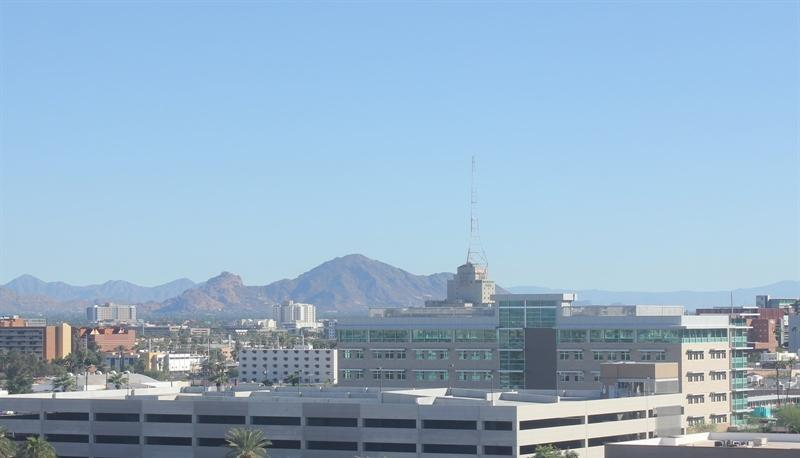
#> input picture Minggu5/dataset/images/test/day/20151101_165048.jpg, 800 x 458 px, given in place of mandrill.tiff, which was not available
$ jupyter execute --allow-errors 'Week3(1).ipynb'   (text cells are left out)
#> lines starting #> are read from the running program, lines starting #| are printed output that depends on the picture; after the words box and inside, x2 and y2 are one past the last pixel; in counts of white or black regions, pixels touching at a corner belong together; pictures that were not available may be replaced by others from this repository, and a replacement may not be noted
[cell 1]
from google.colab import drive
drive.mount('/content/drive')

[cell 2]
print(' Mengubah tingkat kecerahan citra ')
print('----------------------------------')
try:
  brightness = int(input('Masukkan nilai kecerahan: '))
#> the answer given: 3
except ValueError:
  print('Error, not a number')
#> (the rest of this cell did not finish here and is left out)

[cell 3]
print(' Mengubah kontras dan tingkat kecerahan citra ')
print('----------------------------------------------')

try:
  brightness = int(input('Masukan tingkat kecerahan [-255 - 255]:'))
#> the answer given: 3
  contrast = float(input('Masukkan kontras [1.0 - 3.0]:'))
#> the answer given: 1
except ValueError:
  print('Error, not a number')

#> (the rest of this cell did not finish here and is left out)

[cell 4]
print(' Mengubah tingkat kecerahan citra dengan Transformasi Log')
print('----------------------------------------------')

try:
  brightness = int(input('Masukkan nilai kecerahan:'))
#> the answer given: 3
except ValueError:
  print('Error, not a number')

#> (the rest of this cell did not finish here and is left out)

#> (a cell that did not finish here is left out)

#> (a cell that did not finish here is left out)

#> (a cell that did not finish here is left out)

#> (a cell that did not finish here is left out)

[cell 9]
import cv2 as cv
import numpy as np
import matplotlib.pyplot as plt

# Memuat gambar
img = cv.imread('/content/drive/MyDrive/mandrill.tiff')
#> img is the input picture: shape (458, 800, 3); mean B, G, R 200.6, 177.3, 149.4

# Membuat masker untuk warna biru
# Menggunakan saluran biru (saluran pertama, [:,:,0])
ret, mask = cv.threshold(img[:, :, 0], 180, 255, cv.THRESH_BINARY)
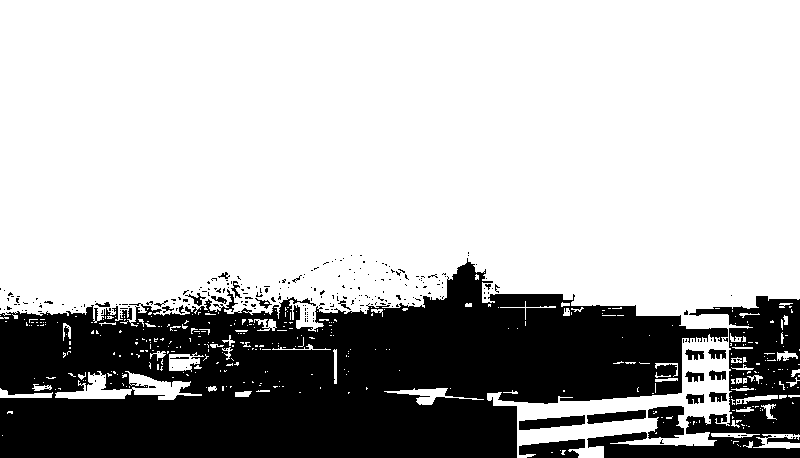
#> mask: shape (458, 800); 71.2% white; 267 black regions (242 under 20 px), largest, box (x1, y1, x2, y2) and area: (0, 258, 728, 458) 88252, (587, 296, 800, 458) 12142, (519, 439, 585, 458) 885

# Membuat masker tiga saluran
mask3 = np.zeros_like(img)
mask3[:, :, 0] = mask  # Saluran biru
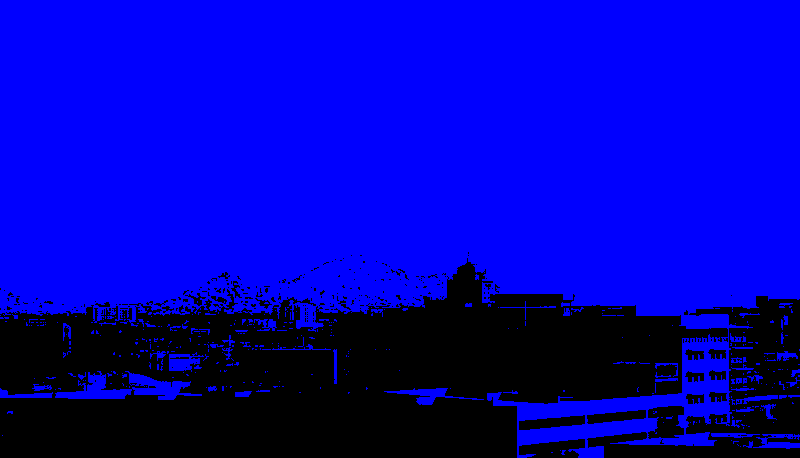
#> mask3: shape (458, 800, 3); mean of channels 0, 1, 2 181.6, 0, 0; drawn as B, G, R
mask3[:, :, 1] = mask  # Saluran hijau
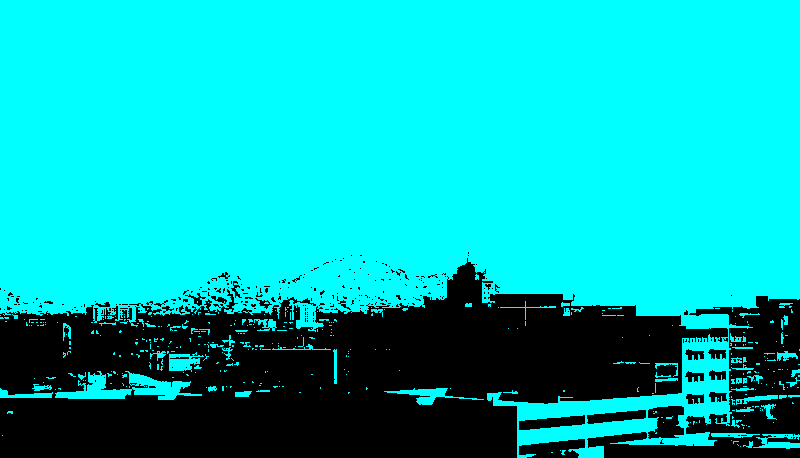
#> mask3: shape (458, 800, 3); mean of channels 0, 1, 2 181.6, 181.6, 0; drawn as B, G, R
mask3[:, :, 2] = mask  # Saluran merah

# Mengambil bagian biru dari gambar asli
blue = cv.bitwise_and(img, mask3)
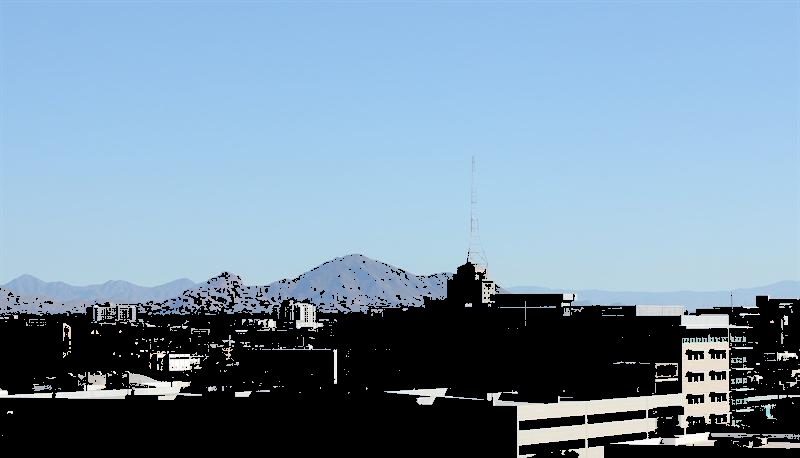
#> blue: shape (458, 800, 3); mean B, G, R 164.4, 143.9, 118.8

# Mengubah gambar menjadi skala abu-abu
gray = cv.cvtColor(img, cv.COLOR_BGR2GRAY)
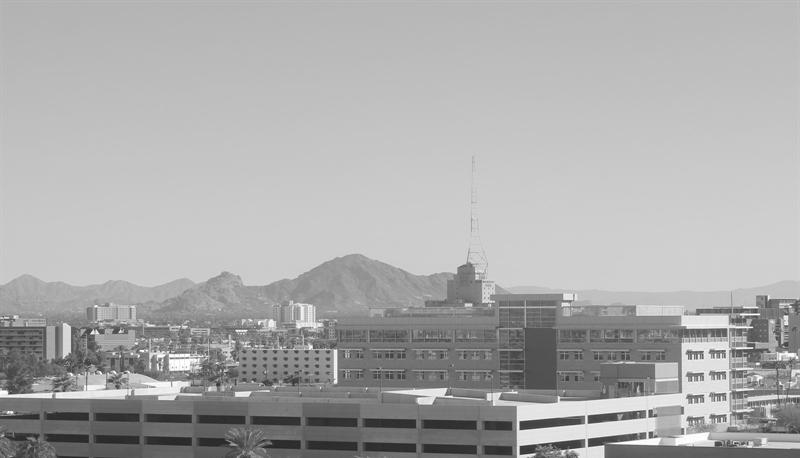
#> gray: shape (458, 800); min 32, max 255, mean 171.6
img_gray = cv.cvtColor(gray, cv.COLOR_GRAY2BGR)

# Menggabungkan gambar skala abu-abu dan bagian biru
gray = cv.bitwise_and(img_gray, 255 - mask3)
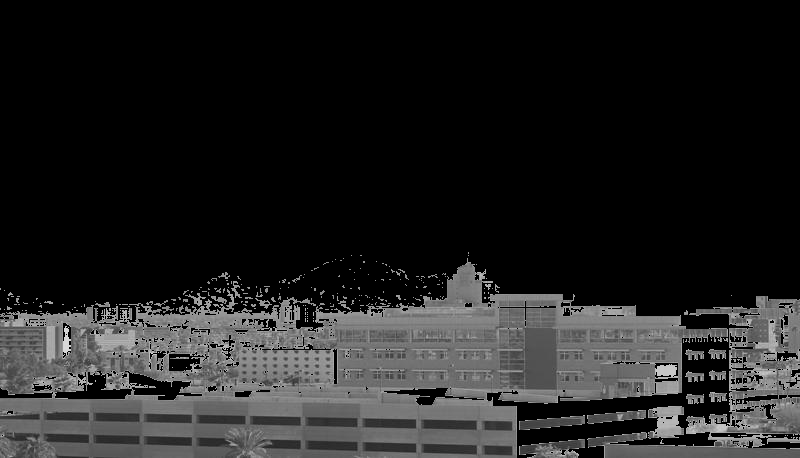
#> gray: shape (458, 800, 3); min 0, max 221, mean 32.8
out = gray + blue
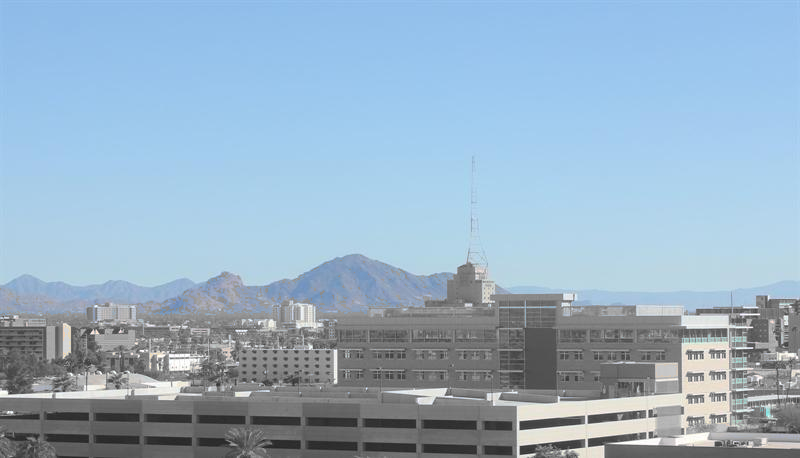
#> out: shape (458, 800, 3); mean B, G, R 197.2, 176.8, 151.6

# Menampilkan gambar asli dan hasilnya
fig, ax = plt.subplots(1, 2)
ax[0].imshow(cv.cvtColor(img, cv.COLOR_BGR2RGB))
ax[1].imshow(cv.cvtColor(out, cv.COLOR_BGR2RGB))
plt.show()
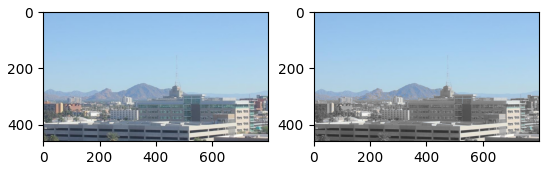
#> figure drawn by matplotlib, 2 panels

$ run again, on Minggu5/dataset/images/test/day/20151101_222053.jpg
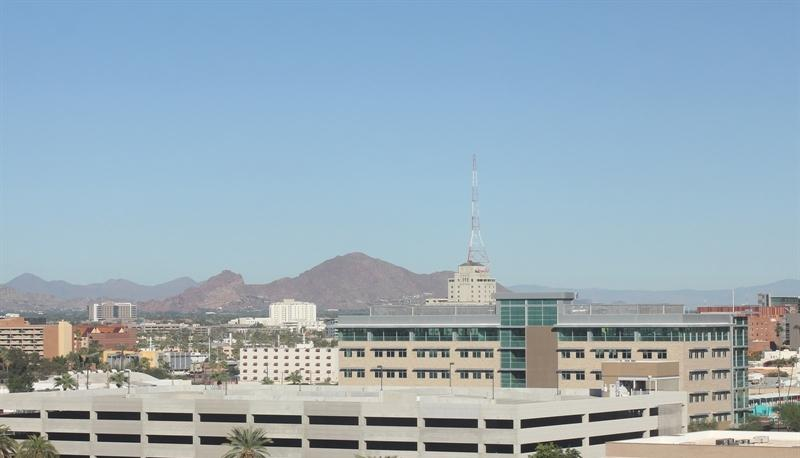
#> input picture Minggu5/dataset/images/test/day/20151101_222053.jpg, 800 x 458 px, given in place of mandrill.tiff, which was not available
#> img is the input picture: shape (458, 800, 3); mean B, G, R 185.6, 172.8, 152.8
#> `ret, mask = cv.threshold(img[:, :, 0], 180, 255, cv.THRESH_BINARY)`:
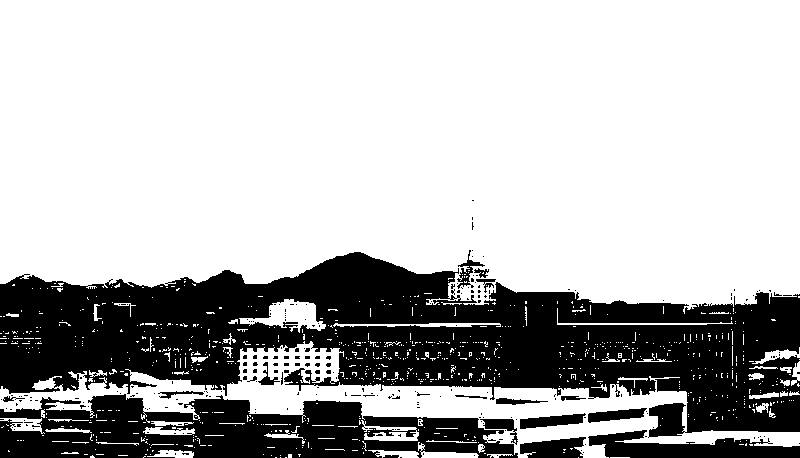
#> mask: shape (458, 800); 71.1% white; 250 black regions (232 under 20 px), largest, box (x1, y1, x2, y2) and area: (0, 252, 800, 438) 77219, (0, 394, 518, 458) 20799, (588, 430, 800, 458) 3339
#> `plt.show()`:
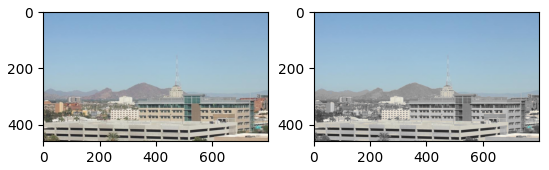
#> figure drawn by matplotlib, 2 panels
